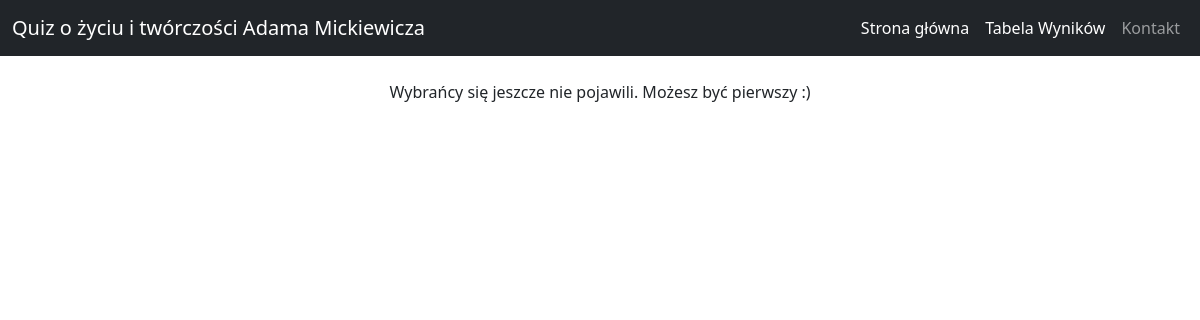
The app's page /wyniki/, older data.
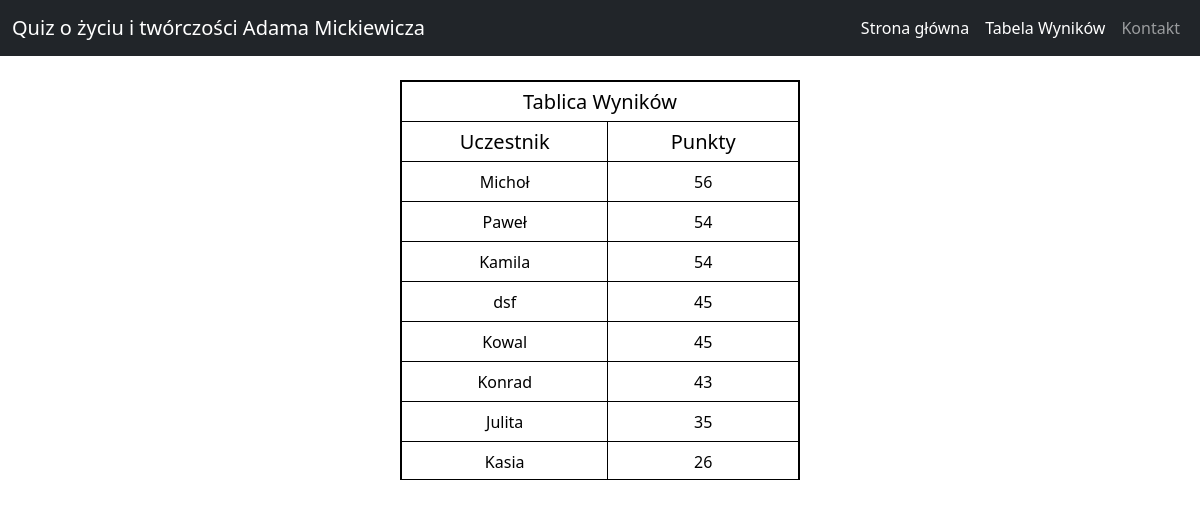
The same page, newer data.
### polls/models.py (models this page shows, shortened)
class ScoreBoard(models.Model):
    name = models.CharField('Uczestnik',max_length=120)
    score = models.IntegerField('wynik')
    class Meta:
        verbose_name = "uczestnik"
        verbose_name_plural = "Tablica wyników"

### polls/views.py (the view)
# urls.py: path('wyniki/', views.score, name='wyniki'),
def score(request):
    participants = ScoreBoard.objects.all().order_by('-score')
    return render(request, "polls/score_board.html", {'participants': participants})

### polls/templates/polls/score_board.html (shortened to what this page needs)
<!DOCTYPE html>
<html lang="en">
{% load static %}
{% load bootstrap5 %}
<head>
    {% bootstrap_css %}
    <link rel="stylesheet" href="{% static 'css/table_score_board.css' %}">
</head>
<body>
  <nav class="navbar navbar-expand-lg navbar-dark bg-dark">
    <div class="container-fluid">
      <a class="navbar-brand" href="#" >Quiz o życiu i twórczości Adama Mickiewicza</a>
      <div class="collapse navbar-collapse" id="navbarNav">
        <ul class="navbar-nav ms-auto mb-2 mb-lg-0">
          <li class="nav-item">
            <a class="nav-link active" aria-current="page" href="{% url 'polls:index' %}">Strona główna</a>
          </li>
          <li class="nav-item">
            <a class="nav-link active" href="{% url 'polls:wyniki' %}">Tabela Wyników</a>
          </li>
          <li class="nav-item">
            <a class="nav-link" href="#">Kontakt</a>
          </li>
        </ul>
      </div>
    </div>
  </nav>
    <br>
    {% if participants %}
    <div class="table" align="center">
      <table>
        <tr class="sticky">
          <td colspan="2">Tablica Wyników</td>
        </tr>
        <tr class="sticky">
          <td >Uczestnik</td>
          <td >Punkty</td>
        </tr>
        {% for participant in participants %}
        <tr>
          <td>{{ participant.name }}</td>
          <td>{{ participant.score }}</td>
        </tr>
        {% endfor %}
      </table>
    {% else %}
      <p align="center">Wybrańcy się jeszcze nie pojawili. Możesz być pierwszy :)</p>
    {% endif %}
    </div>
</body>
</html>

### static/css/table_score_board.css (style rules this page uses)
td { border: 1px solid black; text-align: center; width: 400px; height: 40px; }
.sticky { position: -webkit-sticky; position: sticky; top: 0; background-color: rgb(165, 165, 161); font-size: 20px; padding: 50px; }
.table { margin: 0px auto; border: 1px solid black; width: 400px; height: 400px; overflow: auto; }

Row changes from the older to the newer data that the page shows:
added ScoreBoard: name "Michoł", score "56"
added ScoreBoard: name "Paweł", score "54"
added ScoreBoard: name "Kamila", score "54"
added ScoreBoard: name "dsf", score "45"
added ScoreBoard: name "Kowal", score "45"
added ScoreBoard: name "Konrad", score "43"
added ScoreBoard: name "Julita", score "35"
added ScoreBoard: name "Kasia", score "26"
Text that changed along with them:
text no longer shown: "Wybrańcy się jeszcze nie pojawili. Możesz być pierwszy :)"
text now shown: "Tablica Wyników Uczestnik Punkty"
